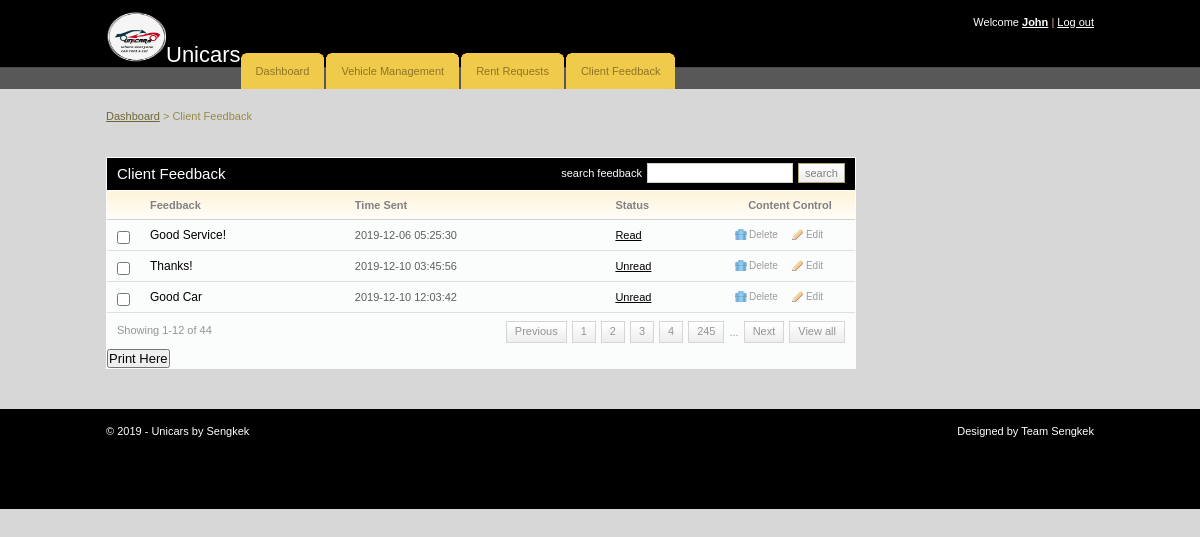
Screenshot of /renter/index.php (signed in) with the database file from the repository.
### tables this page shows
CREATE TABLE `message` (
  `msg_id` int(11) NOT NULL,
  `message` varchar(255) NOT NULL,
  `status` varchar(255) NOT NULL,
  `time` datetime NOT NULL,
  `client_email` varchar(255) NOT NULL
);

### renter/index.php (the view, shortened to what this page needs)
<!DOCTYPE html PUBLIC "-//W3C//DTD XHTML 1.0 Transitional//EN" "http://www.w3.org/TR/xhtml1/DTD/xhtml1-transitional.dtd">
<html xmlns="http://www.w3.org/1999/xhtml">
<link rel="stylesheet" href="css/style.css" type="text/css" media="all" />
<head>
</head>
<body>
<div id="header">
	<div class="shell">
		<?php
			include 'menu.php';
		?>
		</div>
	</div>
<div id="container">
	<div class="shell">
		<div class="small-nav">
			<a href="dashboard.php">Dashboard</a>
			<span>&gt;</span>
			Client Feedback
		</div>
		<br />
		<div id="main">
			<div id="content">
				<div class="box">
					<div class="box-head">
						<h2 class="left">Client Feedback</h2>
						<div class="right">
							<label>search feedback</label>
							<input type="text" class="field small-field" />
							<input type="submit" class="button" value="search" />
						</div>
					</div>
					<div class="table">
						<table width="100%" border="0" cellspacing="0" cellpadding="0">
							<tr>
								<th width="13"></th>
								<th>Feedback</th>
								<th>Time Sent</th>
								<th>Status</th>
								<th width="110" class="ac">Content Control</th>
							</tr>
							<?php
								include '../includes/config.php';
								$select = "SELECT * FROM message";
								$result = $conn->query($select);
								while($row = $result->fetch_assoc()){
							?>
							<tr>
								<td><input type="checkbox" class="checkbox" /></td>
								<td><h3><a href="#"><?php echo $row['message'] ?></a></h3></td>
								<td><?php echo $row['time'] ?></td>
								<td><a href="#"><?php echo $row['status'] ?></a></td>
								<td><a href="javascript:sureToApprove(<?php echo $row['msg_id'];?>)" class="ico del">Delete</a><a href="javascript:sureToEdit(<?php echo $row['msg_id'];?>)" class="ico edit">Edit</a></td>
							</tr>
							<?php
								}
							?>
						</table>
						<div class="pagging">
							<div class="left">Showing 1-12 of 44</div>
							<div class="right">
								<a href="#">Previous</a>
								<a href="#">1</a>
								<a href="#">2</a>
								<a href="#">3</a>
								<a href="#">4</a>
								<a href="#">245</a>
								<span>...</span>
								<a href="#">Next</a>
								<a href="#">View all</a>
							</div>
						</div>
					</div>
					<h2><input type="submit" onclick="window.print()" value="Print Here" /></h2>
				</div>
			</div>
		</div>
	</div>
</div>
<div id="footer">
	<div class="shell">
		<span class="left">&copy; <?php echo date("Y");?> - Unicars by Sengkek</span>
		<span class="right">
			Designed by Team Sengkek</a>
		</span>
	</div>
</div>
</body>
</html>

### renter/css/style.css (style rules this page uses)
* { padding:0; margin:0; outline:0; }
body { background:#a5a5a570; font-family: Verdana, sans-serif; font-size:11px; line-height:14px; color:#5e5e5e; }
input, textarea, select { font-family: Verdana, sans-serif; font-size:13px; }
.field { border:solid 1px #d3cfc7; background:#fff; padding:5px; }
.small-field { border:solid 1px #d3cfc7; background:#fff; padding:3px 1px; font-size:11px; }
.checkbox { width:13px; height:13px; vertical-align:top; position:relative; top:2px; }
.button { background:#eee url(images/button.gif) repeat-x 0 0; border:solid 1px #b1a874; color:#7f7f7f; font-size:11px; padding:2px 6px 2px 6px; cursor:pointer; line-height:14px !important; }
a { color:#000000; text-decoration: underline; cursor:pointer; }
.left, .alignleft { float:left; display:inline; }
.right, .alignright { float:right; display:inline; }
.ac { text-align: center !important; }
h2 { font-size:15px; font-weight: normal; }
h3 { font-size:12px; line-height:14px; font-weight: normal; }
h3 a { text-decoration: none; }
.shell { width:988px; margin:0 auto; }
#header { height:89px; background:url(images/header.gif); white-space:nowrap; }
#container { padding:20px 0; }
.small-nav { color:#978b48; padding-bottom:20px; }
.small-nav a { color:#6f6636; }
#content { float:left; width:750px; }
.table th { background:#fffdfa url(images/th.gif) repeat-x 0 0; color:#818181; text-align: left; padding:7px 10px; border-bottom:solid 1px #d2d1cb; }
.table td { background:#fbfcfc; border-bottom:solid 1px #e0e0e0; padding:8px 10px; }
.box { background:#fbfcfc; height:100%; padding:1px; margin-bottom:20px; }
.box-head { background:#000000; height:32px; color:#fff; padding: 0 10px; line-height:32px; white-space:nowrap; border-bottom:solid 1px #fff; }
.box-head .right { padding-top:5px; line-height:13px; }
.box-head .right label, .box-head .right input { float:left; }
.box-head .right label { padding:4px 0 0 0; }
.box-head .right input { margin-left:5px; }
.pagging { height:20px; padding:8px 10px; line-height:19px; color:#949494; }
.pagging a { background:url(images/pagging.gif) repeat-x 0 0; height:20px; float:left; padding:0 8px; border:solid 1px #d5d5d5; text-decoration: none; color:#949494; margin-left:5px; }
.pagging span { float:left; margin-left:5px; padding-top:2px; }
a.ico { color:#9d9c9a; font-size:10px; text-decoration: none; padding:0 0 0 14px; background-repeat:no-repeat; background-position:0 0; }
a.del { background-image:url(images/del.gif) }
a.edit { background-image:url(images/edit.gif); margin-left:14px; }
#footer { height:100px; background:url(images/footer.gif); line-height:44px; color:#fff; }

### rows the page displays
message: message "Good Service!", time "2019-12-06 05:25:30", status "Read"
message: message "Thanks!", time "2019-12-10 03:45:56", status "Unread"
message: message "Good Car", time "2019-12-10 12:03:42", status "Unread"

### other values shown
$_SESSION['uname'] "John"
